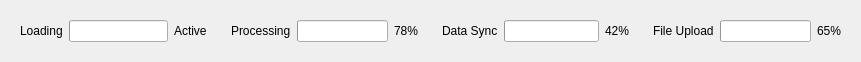
            <widget class="QWidget" name="scrollAreaWidgetContents_2">
             <property name="geometry">
              <rect>
               <x>0</x>
               <y>0</y>
               <width>861</width>
               <height>52</height>
              </rect>
             </property>
             <layout class="QHBoxLayout" name="horizontalLayout_7">
              <item>
               <widget class="QWidget" name="widget_10" native="true">
                <layout class="QHBoxLayout" name="horizontalLayout_3">
                 <item>
                  <widget class="QLabel" name="label_9">
                   <property name="text">
                    <string>Loading</string>
                   </property>
                  </widget>
                 </item>
                 <item>
                  <widget class="QCustomQProgressBar" name="customProgressBar">
                   <property name="shortPos" stdset="0">
                    <double>1.450000000000000</double>
                   </property>
                   <property name="longPos" stdset="0">
                    <double>1.328103832250646</double>
                   </property>
                   <property name="paused" stdset="0">
                    <bool>false</bool>
                   </property>
                   <property name="customBarColor" stdset="0">
                    <color>
                     <red>8</red>
                     <green>212</green>
                     <blue>120</blue>
                    </color>
                   </property>
                  </widget>
                 </item>
                 <item>
                  <widget class="QLabel" name="label_10">
                   <property name="text">
                    <string>Active</string>
                   </property>
                  </widget>
                 </item>
                </layout>
               </widget>
              </item>
              <item>
               <widget class="QWidget" name="widget_11" native="true">
                <layout class="QHBoxLayout" name="horizontalLayout_4">
                 <item>
                  <widget class="QLabel" name="label_11">
                   <property name="text">
                    <string>Processing</string>
                   </property>
                  </widget>
                 </item>
                 <item>
                  <widget class="QCustomQProgressBar" name="customProgressBar_2">
                   <property name="customBarColor" stdset="0">
                    <color>
                     <red>149</red>
                     <green>172</green>
                     <blue>49</blue>
                    </color>
                   </property>
                  </widget>
                 </item>
                 <item>
                  <widget class="QLabel" name="label_12">
                   <property name="text">
                    <string>78%</string>
                   </property>
                  </widget>
                 </item>
                </layout>
               </widget>
              </item>
              <item>
               <widget class="QWidget" name="widget_12" native="true">
                <layout class="QHBoxLayout" name="horizontalLayout_5">
                 <item>
                  <widget class="QLabel" name="label_13">
                   <property name="text">
                    <string>Data Sync</string>
                   </property>
                  </widget>
                 </item>
                 <item>
                  <widget class="QCustomQProgressBar" name="customProgressBar_3">
                   <property name="customBarColor" stdset="0">
                    <color>
                     <red>78</red>
                     <green>161</green>
                     <blue>184</blue>
                    </color>
                   </property>
                  </widget>
                 </item>
                 <item>
                  <widget class="QLabel" name="label_14">
                   <property name="text">
                    <string>42%</string>
                   </property>
                  </widget>
                 </item>
                </layout>
               </widget>
              </item>
              <item>
               <widget class="QWidget" name="widget_13" native="true">
                <layout class="QHBoxLayout" name="horizontalLayout_6">
                 <item>
                  <widget class="QLabel" name="label_15">
                   <property name="text">
                    <string>File Upload</string>
                   </property>
                  </widget>
                 </item>
                 <item>
                  <widget class="QCustomQProgressBar" name="customProgressBar_4">
                   <property name="customBarColor" stdset="0">
                    <color>
                     <red>255</red>
                     <green>105</green>
                     <blue>105</blue>
                    </color>
                   </property>
                  </widget>
                 </item>
                 <item>
                  <widget class="QLabel" name="label_16">
                   <property name="text">
                    <string>65%</string>
                   </property>
                  </widget>
                 </item>
                </layout>
               </widget>
              </item>
             </layout>
            </widget>
